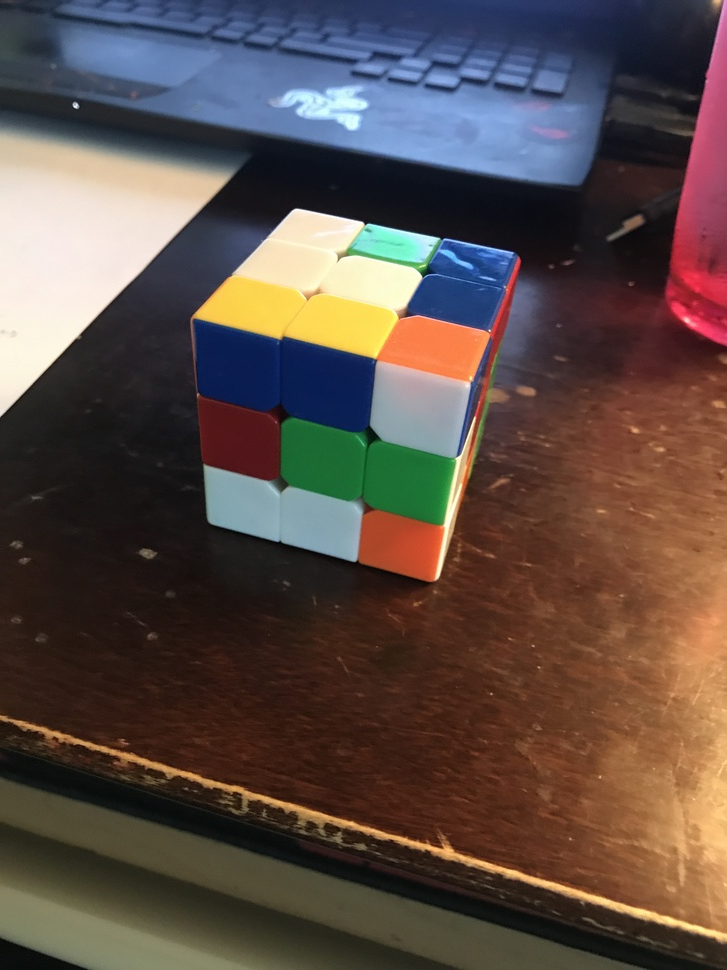
#> input picture rubiks/rub0.JPG, 727 x 970 px, shrunk from 3024 x 4032 before the run
$ python otsu.py
#> lines starting #> are read from the running program, lines starting #| are printed output that depends on the picture; after the words box and inside, x2 and y2 are one past the last pixel; in counts of white or black regions, pixels touching at a corner belong together
import cv2
import numpy as np
from matplotlib import pyplot as plt

r = 3
c = 2
index = 1
def add_img(title, img):
    global index
    plt.subplot(r,c,index)
    plt.imshow(img, 'gray')
    plt.title(title)
    plt.xticks([]), plt.yticks([])
    index+=1

img = cv2.imread("rubiks/rub0.JPG", 0)
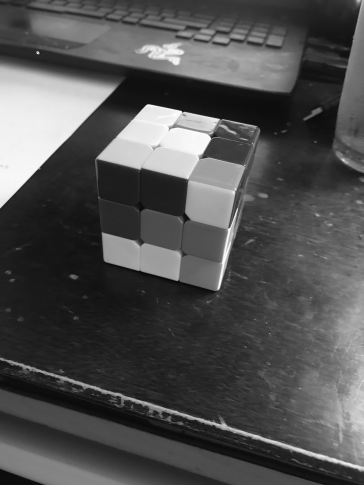
#> img: shape (970, 727) (shown at 1/2 size); min 2, max 255, mean 80.2
add_img('original',img)
ret, simpleThresh = cv2.threshold(img, 177, 255, cv2.THRESH_BINARY)
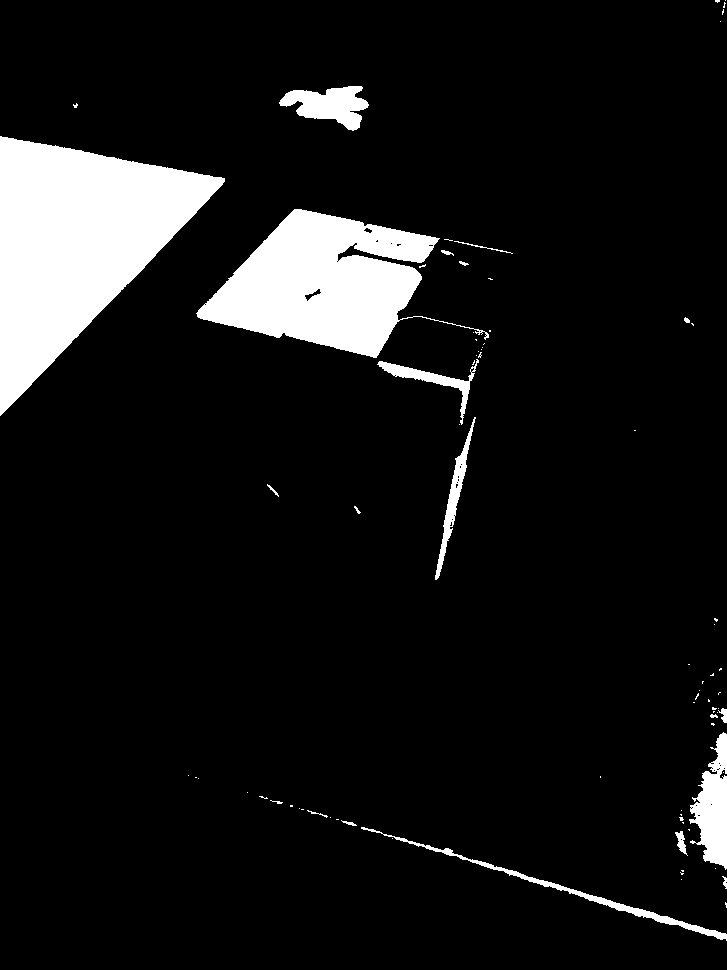
#> simpleThresh: shape (970, 727); 9% white; 81 white regions (61 under 20 px), largest, box (x1, y1, x2, y2) and area: (0, 136, 225, 416) 32139, (196, 209, 489, 358) 21280, (689, 732, 727, 870) 2985
add_img('global thresh', simpleThresh)

add_img('original',img)
ret2, otsu = cv2.threshold(img, 0, 255, cv2.THRESH_BINARY+cv2.THRESH_OTSU)
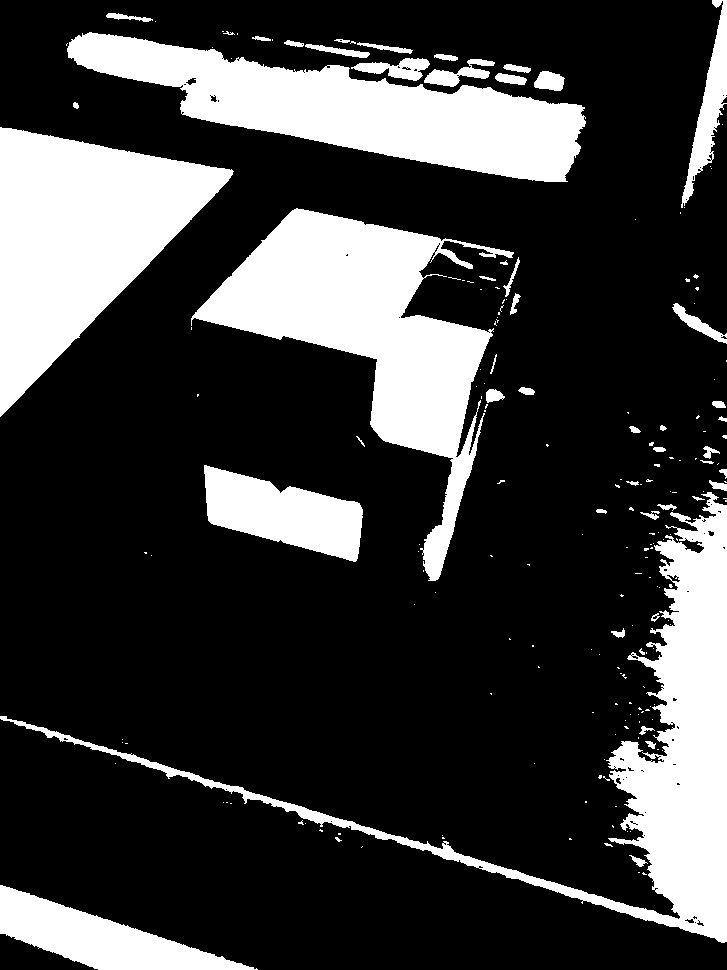
#> otsu: shape (970, 727); 24.1% white; 201 white regions (151 under 20 px), largest, box (x1, y1, x2, y2) and area: (191, 208, 514, 581) 37994, (0, 492, 727, 943) 35750, (0, 127, 234, 417) 34587
#> ret2 = 111
add_img('otsu', otsu)

blurred = cv2.GaussianBlur(img, (17,17), 0)
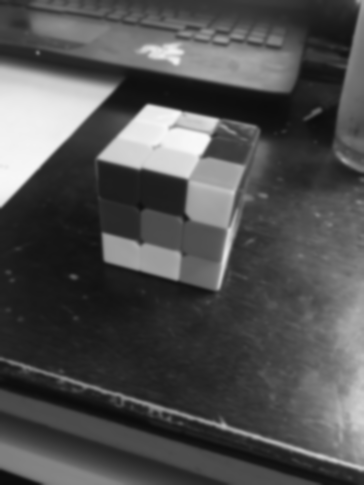
#> blurred: shape (970, 727) (shown at 1/2 size); min 11, max 248, mean 80.2
ret3, gotsu = cv2.threshold(blurred, 0, 255, cv2.THRESH_BINARY+cv2.THRESH_OTSU)
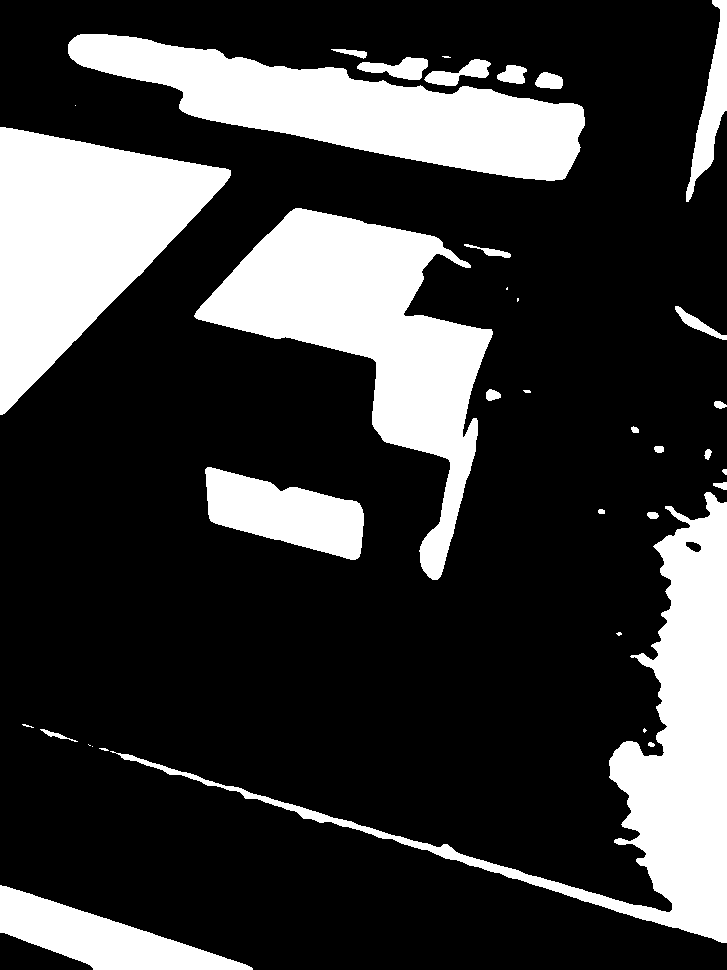
#> gotsu: shape (970, 727); 23.9% white; 36 white regions (10 under 20 px), largest, box (x1, y1, x2, y2) and area: (194, 208, 493, 580) 38567, (110, 492, 727, 943) 36376, (0, 127, 231, 415) 34807
#> ret3 = 110
add_img('gaussian + otsu', gotsu)

plt.show()

$ run again, with rubiks/rub1.JPG copied over rubiks/rub0.JPG
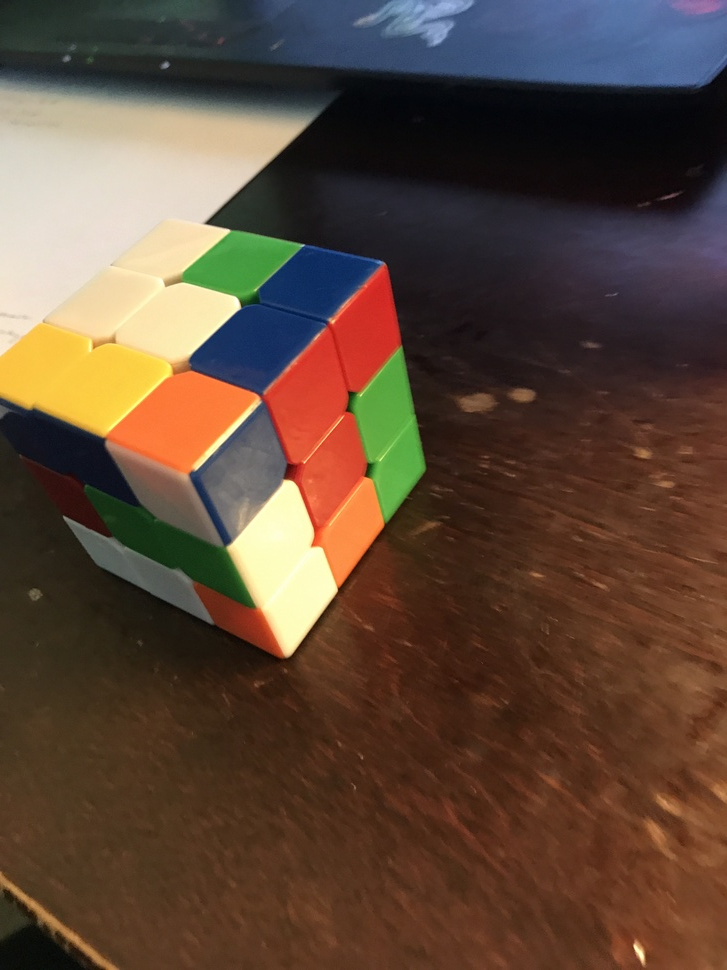
#> input picture rubiks/rub1.JPG, 727 x 970 px, shrunk from 3024 x 4032 before the run
#> `ret, simpleThresh = cv2.threshold(img, 177, 255, cv2.THRESH_BINARY)`:
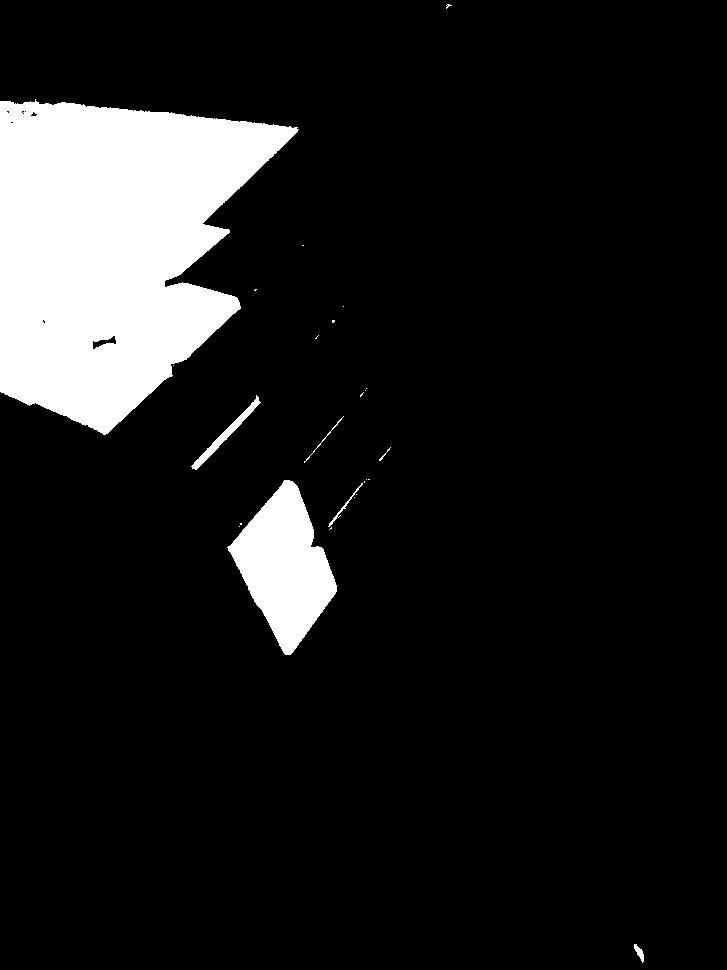
#> simpleThresh: shape (970, 727); 11% white; 25 white regions (18 under 20 px), largest, box (x1, y1, x2, y2) and area: (0, 99, 299, 435) 65876, (227, 480, 337, 655) 10366, (191, 395, 261, 470) 656
#> otsu: shape (970, 727); 15.6% white; 64 white regions (52 under 20 px), largest, box (x1, y1, x2, y2) and area: (0, 83, 312, 490) 81961, (226, 348, 422, 657) 23863, (358, 0, 473, 46) 2211
#> ret2 = 125
#> `ret3, gotsu = cv2.threshold(blurred, 0, 255, cv2.THRESH_BINARY+cv2.THR..`:
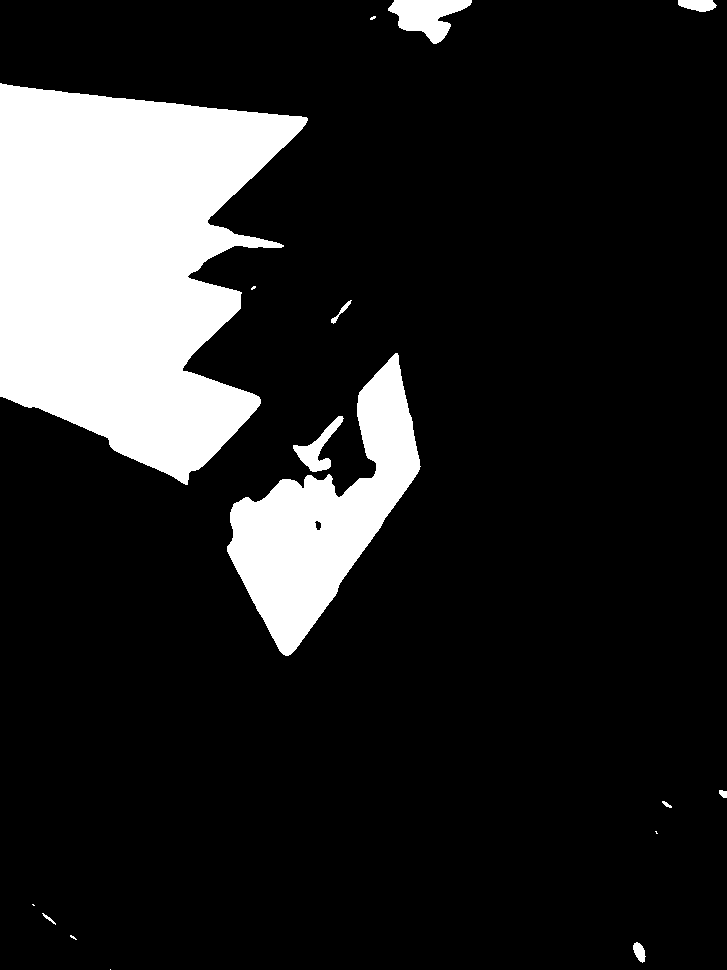
#> gotsu: shape (970, 727); 15.4% white; 16 white regions (6 under 20 px), largest, box (x1, y1, x2, y2) and area: (0, 83, 308, 485) 81614, (227, 353, 421, 656) 23203, (388, 0, 472, 44) 2047

$ run again, with rubiks/rub10.JPG copied over rubiks/rub0.JPG
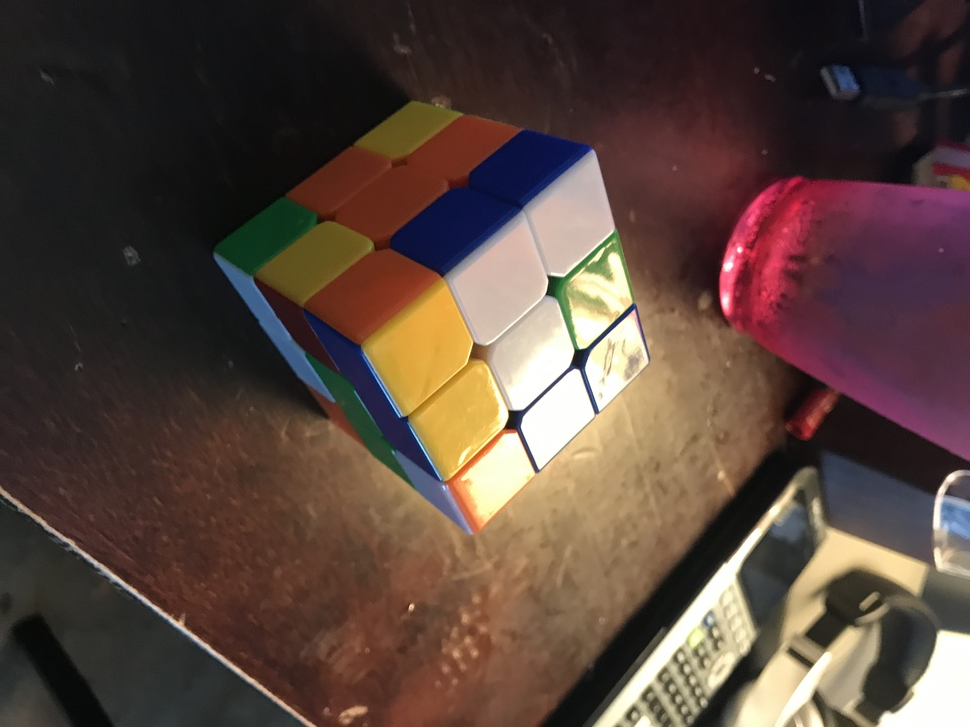
#> input picture rubiks/rub10.JPG, 970 x 727 px, shrunk from 4032 x 3024 before the run
#> `ret, simpleThresh = cv2.threshold(img, 177, 255, cv2.THRESH_BINARY)`:
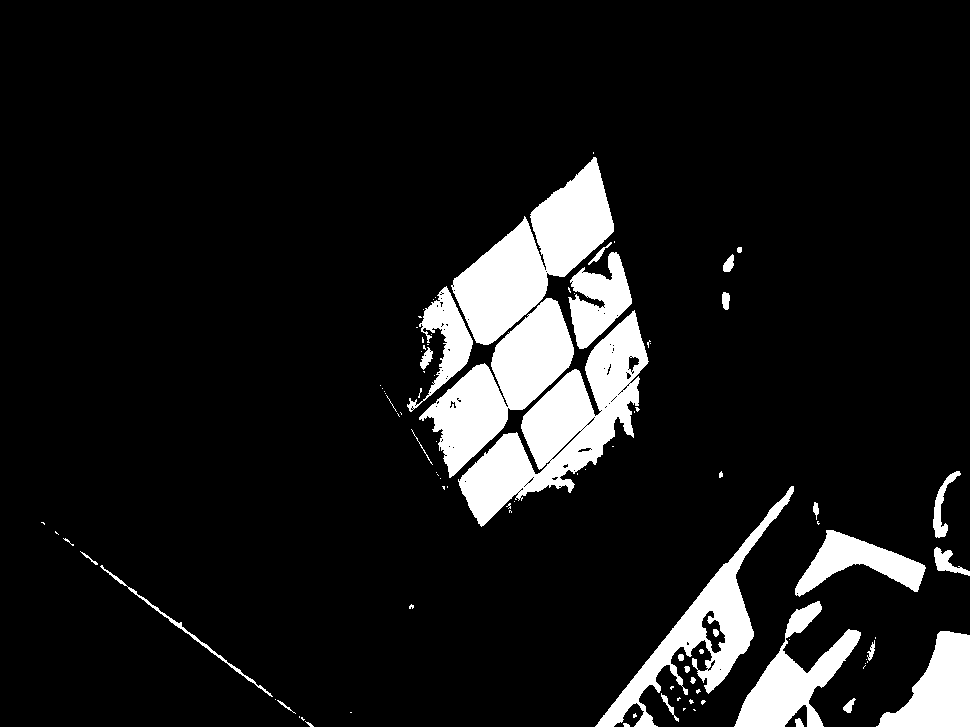
#> simpleThresh: shape (727, 970); 10% white; 96 white regions (62 under 20 px), largest, box (x1, y1, x2, y2) and area: (458, 310, 649, 527) 14825, (451, 157, 614, 345) 12878, (419, 298, 574, 478) 10922
#> otsu: shape (727, 970); 19.8% white; 91 white regions (60 under 20 px), largest, box (x1, y1, x2, y2) and area: (363, 150, 738, 642) 96970, (727, 470, 970, 727) 24805, (593, 478, 803, 727) 12512
#> ret2 = 114
#> `ret3, gotsu = cv2.threshold(blurred, 0, 255, cv2.THRESH_BINARY+cv2.THR..`:
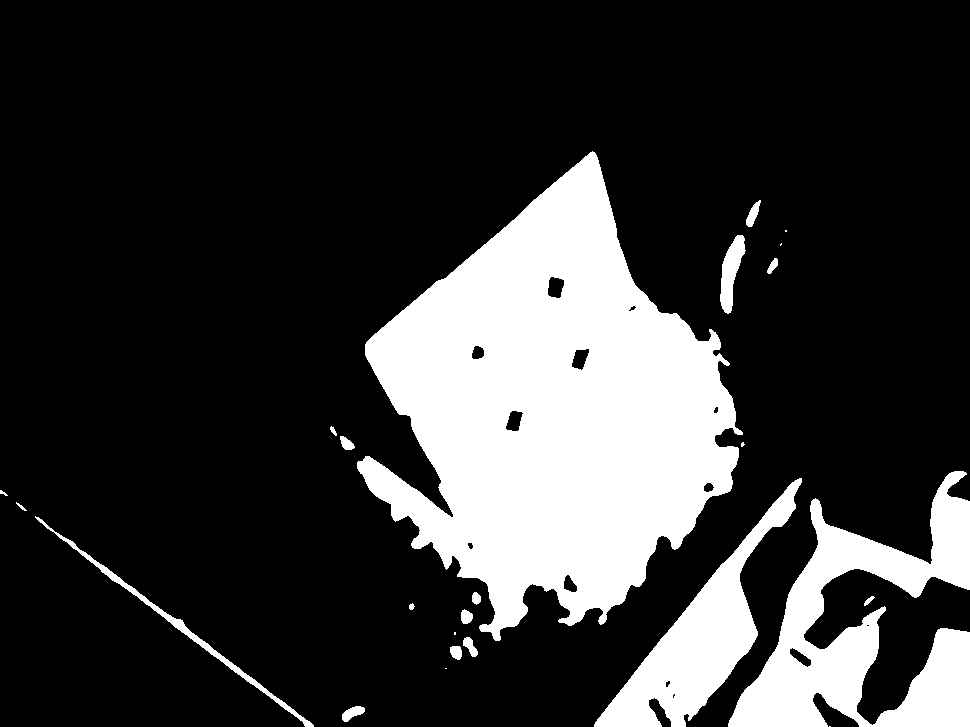
#> gotsu: shape (727, 970); 21.1% white; 24 white regions (6 under 20 px), largest, box (x1, y1, x2, y2) and area: (357, 151, 743, 641) 104632, (728, 471, 970, 727) 26069, (594, 478, 802, 727) 13873
#> ret3 = 110
